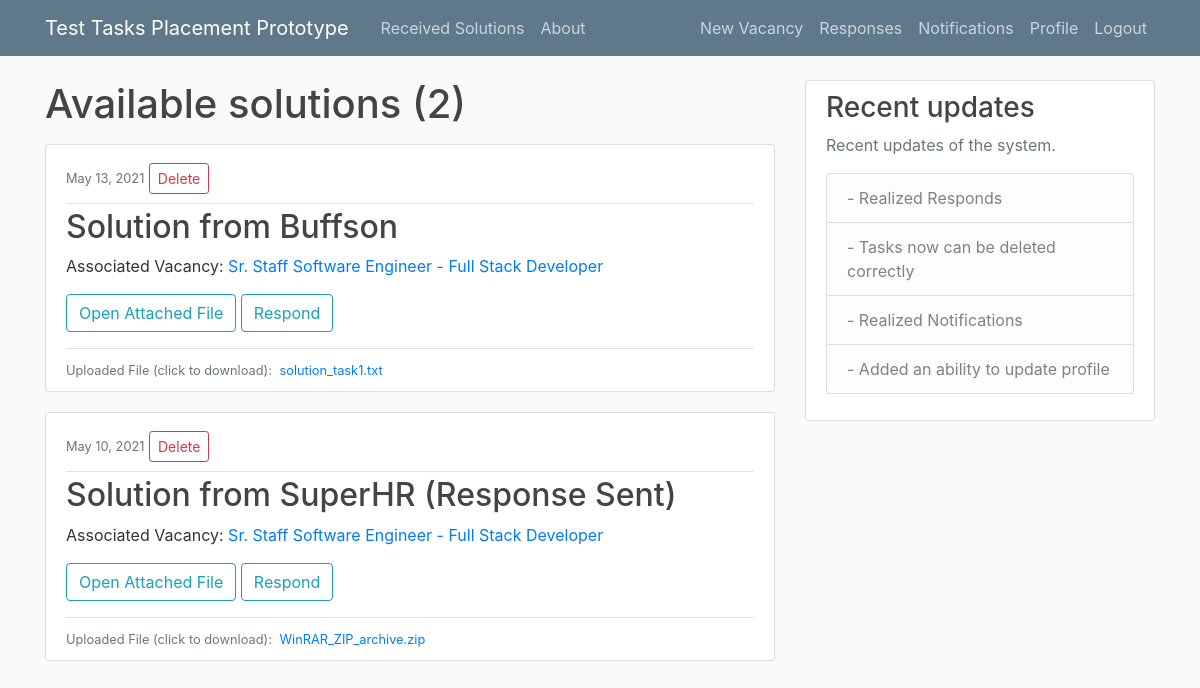
Screenshot of /received_solutions/ (signed in) with the database file from the repository.
### test_app/models.py (models this page shows, shortened)
class Solution(models.Model):
    author = models.ForeignKey(User, on_delete=models.CASCADE)
    receiver = models.CharField(max_length=100)
    associated_vacancy = models.ForeignKey(Vacancy, on_delete=models.CASCADE, default=0)
    file = models.FileField(upload_to='solutions', default=0)
    responded = models.BooleanField(default=False)
    date_uploaded = models.DateTimeField(default=timezone.now)
    def filename(self):
        return os.path.basename(self.file.name)

class Vacancy(models.Model):
    title = models.CharField(max_length=100)
    content = models.TextField()
    date_posted = models.DateTimeField(default=timezone.now)
    author = models.ForeignKey(User, on_delete=models.CASCADE)
    task = models.FileField(upload_to='attached_tasks', default='NULL')

### test_app/views.py (the view)
# urls.py: path('received_solutions/', SolutionListView.as_view(), name='received-solutions'),
class SolutionListView(LoginRequiredMixin, ListView):
    model = Solution
    template_name = 'test_app/received_solutions.html'
    context_object_name = 'solutions'
    paginate_by = 3
    def get_queryset(self):
        return Solution.objects.filter(receiver=self.request.user).order_by('-date_uploaded')

### test_app/templates/test_app/received_solutions.html (shortened to what this page needs)
{% extends "test_app/base.html" %}
{% block content %}
    {% if page_obj.paginator.count == 0 %}
    <h1 class="mb-3">No Solutions Yet!</h1>
        <p>All the received solutions for your test tasks will be shown here!</p>
        <p>Maybe the task you've provided is too hard? <a href="{% url 'user-vacancies' user.username %}">Uploaded vacancies.</a></p>
    {% else %}
    <h1 class="mb-3">Available solutions ({{ page_obj.paginator.count }})</h1>
    {% endif %}
    {% for solution in solutions %}
        <article class="media content-section">
            <div class="media-body">
                <div class="article-metadata">
                    <small class="text-muted">{{ solution.date_uploaded|date:"F d, Y" }}</small>
                    <a class="btn btn-outline-danger btn-sm mt-2 mb-2" href="{% url 'solution-delete' solution.id %}">Delete</a>
                </div>
                <h2><a class="article-title">Solution from {{ solution.author }} {% if solution.responded %}(Response Sent) {% endif %}</a></h2>
                <p class="article-content">Associated Vacancy: <a class="ml-0" href="{% url 'vacancy-detail' solution.associated_vacancy.id %}">{{ solution.associated_vacancy.title }}</a>
                </p>
                <a href="{{ solution.file.url }}" target="_blank">
                    <button class="btn btn-outline-info" type="button">Open Attached File</button>
                </a>
                <a href="{% url 'respond' solution.id %}">
                    <button class="btn btn-outline-info" type="button">Respond</button>
                </a>
                <div class="border-top pt-2">
                        <small class="text-muted">
                            Uploaded File (click to download): <a class="ml-1" href="{{solution.file.url}}" download="">{{ solution.filename }}</a>
                        </small>
                </div>
            </div>
        </article>
    {% endfor %}
{% endblock content %}

### test_app/static/test_app/main.css (style rules this page uses)
body { background: #fafafa; color: #333333; margin-top: 5rem; }
h1, h2, h3, h4, h5, h6 { color: #444444; }
.content-section { background: #ffffff; padding: 10px 20px; border: 1px solid #dddddd; border-radius: 3px; margin-bottom: 20px; }
.article-title { color: #444444; }
.article-content { white-space: pre-line; }
.article-metadata { padding-bottom: 1px; margin-bottom: 4px; border-bottom: 1px solid #e3e3e3 }

### rows the page displays
Solution: date_uploaded "May 13, 2021", author "Buffson", associated_vacancy "Sr. Staff Software Engineer - Full Stack Developer", filename "solution_task1.txt"
Solution: date_uploaded "May 10, 2021", author "SuperHR", responded "(Response Sent)", associated_vacancy "Sr. Staff Software Engineer - Full Stack Developer", filename "WinRAR_ZIP_archive.zip"

### other values shown
{{ page_obj.paginator.count }} "2"
